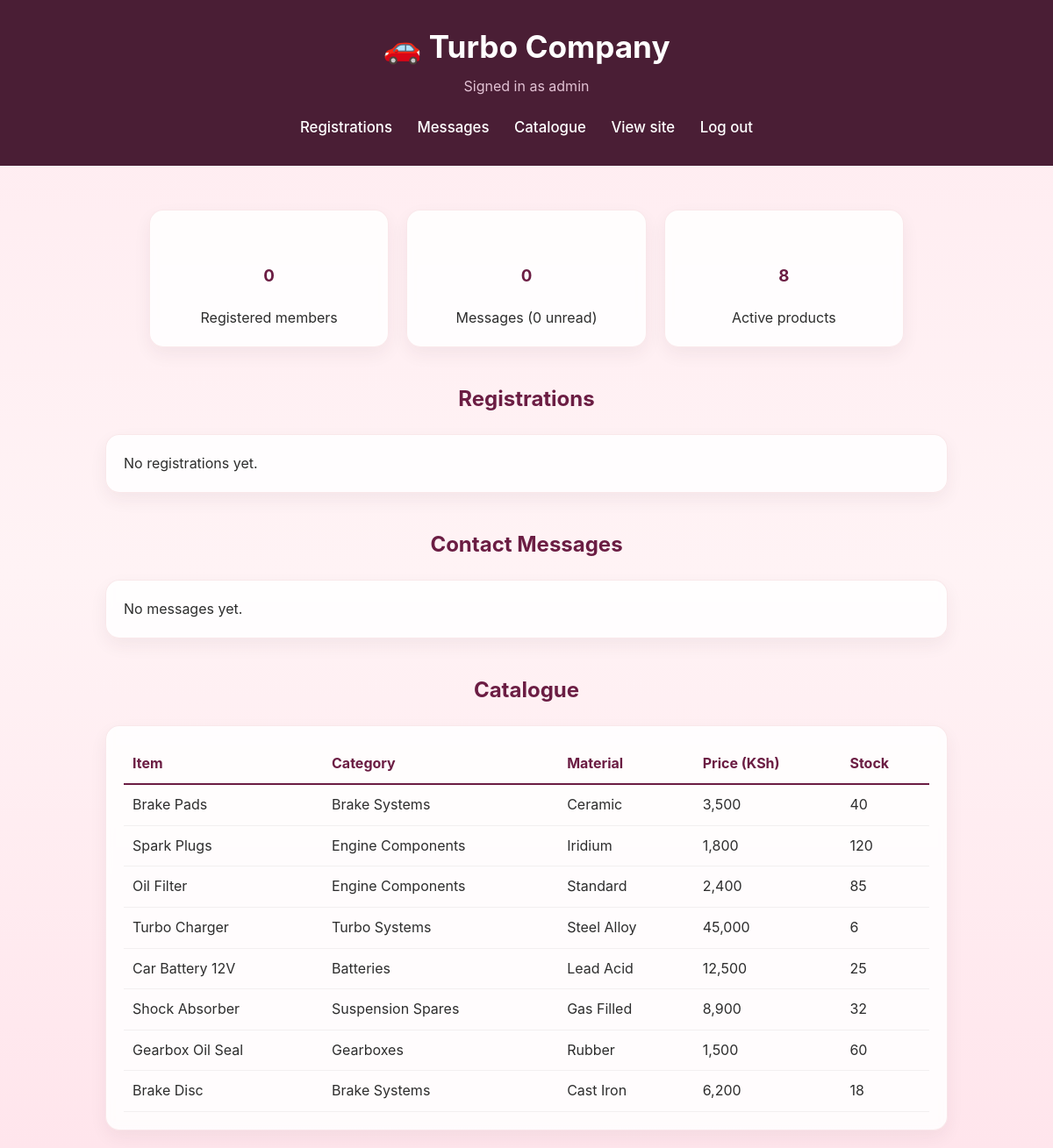
The page /admin/index.php (signed in) on the database its author committed.
### tables this page shows
CREATE TABLE products (
  id          INT AUTO_INCREMENT PRIMARY KEY,
  category_id INT            DEFAULT NULL,
  name        VARCHAR(120)   NOT NULL,
  material    VARCHAR(80)    DEFAULT NULL,
   
  price       DECIMAL(10, 2) NOT NULL,
  stock       INT            NOT NULL DEFAULT 0,
  image       VARCHAR(160)   DEFAULT NULL,
  is_active   TINYINT(1)     NOT NULL DEFAULT 1,
  sort_order  INT            NOT NULL DEFAULT 0,
  created_at  TIMESTAMP      DEFAULT CURRENT_TIMESTAMP,
  CONSTRAINT fk_products_category
    FOREIGN KEY (category_id) REFERENCES categories(id)
    ON DELETE SET NULL,
  INDEX idx_products_active (is_active, sort_order)
);

CREATE TABLE categories (
  id          INT AUTO_INCREMENT PRIMARY KEY,
  name        VARCHAR(80)  NOT NULL UNIQUE,
  slug        VARCHAR(80)  NOT NULL UNIQUE,
  description VARCHAR(255) DEFAULT NULL,
  sort_order  INT          NOT NULL DEFAULT 0,
  created_at  TIMESTAMP    DEFAULT CURRENT_TIMESTAMP
);

### admin/auth.php (called while the page is built, shortened)
<?php
require_once __DIR__ . "/../includes/helpers.php";
function current_admin(): ?string
{
    return $_SESSION["admin_username"] ?? null;
}

### includes/helpers.php (called while the page is built, shortened)
<?php
function e(?string $value): string
{
    return htmlspecialchars((string) $value, ENT_QUOTES, "UTF-8");
}
function ksh(string $amount): string
{
    return number_format((float) $amount, 0);
}

### includes/queries.php (called while the page is built, shortened)
<?php
function get_products(PDO $pdo): array
{
    return $pdo->query(
        "SELECT p.id, p.name, p.material, p.price, p.stock, p.image,
                c.name AS category_name
           FROM products p
           LEFT JOIN categories c ON c.id = p.category_id
          WHERE p.is_active = 1
          ORDER BY p.sort_order, p.id"
    )->fetchAll();
}

### admin/index.php (the view, shortened to what this page needs)
<?php
require __DIR__ . "/auth.php";
require __DIR__ . "/../includes/queries.php";
$counts = $pdo->query(
    "SELECT
        (SELECT COUNT(*) FROM registrations)                     AS registrations,
        (SELECT COUNT(*) FROM contact_messages)                  AS messages,
        (SELECT COUNT(*) FROM contact_messages WHERE is_read = 0) AS unread,
        (SELECT COUNT(*) FROM products WHERE is_active = 1)      AS products"
)->fetch();
$registrations = $pdo->query(
    "SELECT id, full_name, email, phone, gender, created_at
       FROM registrations
      ORDER BY created_at DESC, id DESC
      LIMIT 100"
)->fetchAll();
$messages = $pdo->query(
    "SELECT id, name, email, phone, message, is_read, created_at
       FROM contact_messages
      ORDER BY is_read, created_at DESC
      LIMIT 100"
)->fetchAll();
$products = get_products($pdo);
$cell = "padding: 10px; border-bottom: 1px solid rgba(0,0,0,0.05); vertical-align: top;";
$head = "padding: 10px; border-bottom: 2px solid var(--text-plum); color: var(--text-plum); text-align: left;";
?>
<!DOCTYPE html>
<html lang="en">
<head>
    <link rel="stylesheet" href="../style.css">
</head>
<body>
    <header>
        <div class="logo-area">
            <h1>🚗 Turbo Company</h1>
            <p>Signed in as <?= e(current_admin()) ?></p>
        </div>
        <nav>
            <a href="#registrations">Registrations</a>
            <a href="#messages">Messages</a>
            <a href="#catalogue">Catalogue</a>
            <a href="../index.php">View site</a>
            <a href="logout.php">Log out</a>
        </nav>
    </header>
    <main style="max-width: 1000px; margin: 0 auto; padding: 20px;">
        <section class="features-container" style="margin-top: 30px;">
            <div class="feature-card"><h3><?= (int) $counts["registrations"] ?></h3><p>Registered members</p></div>
            <div class="feature-card"><h3><?= (int) $counts["messages"] ?></h3><p>Messages (<?= (int) $counts["unread"] ?> unread)</p></div>
            <div class="feature-card"><h3><?= (int) $counts["products"] ?></h3><p>Active products</p></div>
        </section>
        <section id="registrations">
            <h2>Registrations</h2>
            <div class="feature-card" style="overflow-x: auto;">
                <?php if (!$registrations): ?>
                <p>No registrations yet.</p>
                <?php endif; ?>
            </div>
        </section>
        <section id="messages">
            <h2>Contact Messages</h2>
            <div class="feature-card" style="overflow-x: auto;">
                <?php if (!$messages): ?>
                <p>No messages yet.</p>
                <?php endif; ?>
            </div>
        </section>
        <section id="catalogue">
            <h2>Catalogue</h2>
            <div class="feature-card" style="overflow-x: auto;">
                <table style="width: 100%; border-collapse: collapse;">
                    <thead>
                        <tr>
                            <th style="<?= $head ?>">Item</th>
                            <th style="<?= $head ?>">Category</th>
                            <th style="<?= $head ?>">Material</th>
                            <th style="<?= $head ?>">Price (KSh)</th>
                            <th style="<?= $head ?>">Stock</th>
                        </tr>
                    </thead>
                    <tbody>
                        <?php foreach ($products as $row): ?>
                        <tr>
                            <td style="<?= $cell ?>"><?= e($row["name"]) ?></td>
                            <td style="<?= $cell ?>"><?= e($row["category_name"] ?? "-") ?></td>
                            <td style="<?= $cell ?>"><?= e($row["material"] ?? "-") ?></td>
                            <td style="<?= $cell ?>"><?= ksh($row["price"]) ?></td>
                            <td style="<?= $cell ?>"><?= (int) $row["stock"] ?></td>
                        </tr>
                        <?php endforeach; ?>
                    </tbody>
                </table>
            </div>
        </section>
    </main>
</body>
</html>

### style.css (style rules this page uses)
:root { --plum-header: #4A1E35; --gradient-bg: linear-gradient(180deg, #FFEBF0 0%, #FFF3F5 50%, #FFE5EC 100%); --card-accent: #FFFDFFA6; --text-plum: #6B1D43; --text-dark: #2D2D2D; --accent-rose: #E28F9D; }
* { margin: 0; padding: 0; box-sizing: border-box; font-family: -apple-system, BlinkMacSystemFont, 'Segoe UI', Roboto, sans-serif; }
html, body { width: 100%; min-height: 100vh; scroll-behavior: smooth; }
body { background: var(--gradient-bg); background-attachment: fixed; color: var(--text-dark); line-height: 1.6; }
header { background-color: var(--plum-header); padding: 25px 15px; text-align: center; position: relative; z-index: 10; }
.logo-area h1 { color: #FFFFFF; font-size: 2.2rem; margin-bottom: 5px; }
.logo-area p { color: #E2C2D4; font-size: 1rem; margin-bottom: 15px; }
nav a { color: #FFFFFF; text-decoration: none; margin: 5px 12px; display: inline-block; font-weight: 500; font-size: 1.05rem; transition: color 0.2s ease; }
h2, h3 { color: var(--text-plum); text-align: center; margin-top: 40px; margin-bottom: 20px; }
.feature-card, .image-card, form { background: rgba(255, 255, 255, 0.85); backdrop-filter: blur(5px); border-radius: 16px; padding: 20px; box-shadow: 0 8px 20px rgba(74, 30, 53, 0.06); border: 1px solid rgba(226, 143, 157, 0.2); }
.features-container { display: flex; flex-wrap: wrap; justify-content: center; align-items: stretch; gap: 20px; max-width: 900px; margin: 0 auto; padding: 0 20px; }
.features-container > .feature-card { flex: 1 1 260px; text-align: center; }

### rows shown on the page
products: name "Brake Pads", category.name "Brake Systems", material "Ceramic", price "3,500", stock "40"
products: name "Spark Plugs", category.name "Engine Components", material "Iridium", price "1,800", stock "120"
products: name "Oil Filter", category.name "Engine Components", material "Standard", price "2,400", stock "85"
products: name "Turbo Charger", category.name "Turbo Systems", material "Steel Alloy", price "45,000", stock "6"
products: name "Car Battery 12V", category.name "Batteries", material "Lead Acid", price "12,500", stock "25"
products: name "Shock Absorber", category.name "Suspension Spares", material "Gas Filled", price "8,900", stock "32"
products: name "Gearbox Oil Seal", category.name "Gearboxes", material "Rubber", price "1,500", stock "60"
products: name "Brake Disc", category.name "Brake Systems", material "Cast Iron", price "6,200", stock "18"

### other values the page prints
current_admin() "admin"
$counts["registrations"] "0"
$counts["messages"] "0"
$counts["unread"] "0"
$counts["products"] "8"
